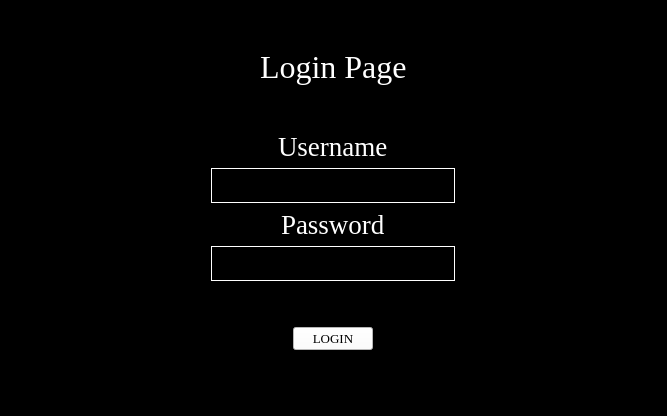
<?xml version="1.0" encoding="UTF-8"?>
<ui version="4.0">
 <class>MainWindow</class>
 <widget class="QMainWindow" name="MainWindow">
  <property name="geometry">
   <rect>
    <x>0</x>
    <y>0</y>
    <width>667</width>
    <height>416</height>
   </rect>
  </property>
  <property name="windowTitle">
   <string>MainWindow</string>
  </property>
  <property name="styleSheet">
   <string notr="true">background-color: rgb(0, 0, 0);</string>
  </property>
  <widget class="QWidget" name="centralwidget">
   <layout class="QVBoxLayout" name="verticalLayout">
    <item>
     <spacer name="verticalSpacer">
      <property name="orientation">
       <enum>Qt::Orientation::Vertical</enum>
      </property>
      <property name="sizeType">
       <enum>QSizePolicy::Policy::Fixed</enum>
      </property>
      <property name="sizeHint" stdset="0">
       <size>
        <width>20</width>
        <height>40</height>
       </size>
      </property>
     </spacer>
    </item>
    <item alignment="Qt::AlignmentFlag::AlignHCenter">
     <widget class="QLabel" name="titleText">
      <property name="font">
       <font>
        <family>Times New Roman</family>
        <pointsize>24</pointsize>
       </font>
      </property>
      <property name="styleSheet">
       <string notr="true">color: rgb(255, 255, 255);</string>
      </property>
      <property name="text">
       <string>Login Page</string>
      </property>
     </widget>
    </item>
    <item>
     <spacer name="verticalSpacer_3">
      <property name="orientation">
       <enum>Qt::Orientation::Vertical</enum>
      </property>
      <property name="sizeType">
       <enum>QSizePolicy::Policy::Fixed</enum>
      </property>
      <property name="sizeHint" stdset="0">
       <size>
        <width>20</width>
        <height>40</height>
       </size>
      </property>
     </spacer>
    </item>
    <item alignment="Qt::AlignmentFlag::AlignHCenter">
     <widget class="QLabel" name="usernameText">
      <property name="font">
       <font>
        <family>Times New Roman</family>
        <pointsize>20</pointsize>
       </font>
      </property>
      <property name="styleSheet">
       <string notr="true">color: rgb(255, 255, 255);</string>
      </property>
      <property name="text">
       <string>Username</string>
      </property>
     </widget>
    </item>
    <item alignment="Qt::AlignmentFlag::AlignHCenter">
     <widget class="QLineEdit" name="usernameInput">
      <property name="font">
       <font>
        <family>Times New Roman</family>
        <pointsize>20</pointsize>
       </font>
      </property>
      <property name="styleSheet">
       <string notr="true">QLineEdit {
    color: white;
    background-color: black;
    border: 1px solid white; 
} </string>
      </property>
     </widget>
    </item>
    <item alignment="Qt::AlignmentFlag::AlignHCenter">
     <widget class="QLabel" name="label">
      <property name="font">
       <font>
        <family>Times New Roman</family>
        <pointsize>20</pointsize>
       </font>
      </property>
      <property name="styleSheet">
       <string notr="true">color: rgb(255, 255, 255);</string>
      </property>
      <property name="text">
       <string>Password</string>
      </property>
     </widget>
    </item>
    <item alignment="Qt::AlignmentFlag::AlignHCenter">
     <widget class="QLineEdit" name="passwordInput">
      <property name="font">
       <font>
        <family>Times New Roman</family>
        <pointsize>20</pointsize>
       </font>
      </property>
      <property name="styleSheet">
       <string notr="true">QLineEdit {
    color: white;
    background-color: black;
    border: 1px solid white; 
} </string>
      </property>
      <property name="echoMode">
       <enum>QLineEdit::EchoMode::Password</enum>
      </property>
     </widget>
    </item>
    <item>
     <spacer name="verticalSpacer_4">
      <property name="orientation">
       <enum>Qt::Orientation::Vertical</enum>
      </property>
      <property name="sizeType">
       <enum>QSizePolicy::Policy::Fixed</enum>
      </property>
      <property name="sizeHint" stdset="0">
       <size>
        <width>20</width>
        <height>40</height>
       </size>
      </property>
     </spacer>
    </item>
    <item alignment="Qt::AlignmentFlag::AlignHCenter|Qt::AlignmentFlag::AlignBottom">
     <widget class="QPushButton" name="loginButton">
      <property name="font">
       <font>
        <family>Times New Roman</family>
        <pointsize>10</pointsize>
       </font>
      </property>
      <property name="styleSheet">
       <string notr="true">background-color: rgb(255, 255, 255);</string>
      </property>
      <property name="text">
       <string>LOGIN</string>
      </property>
     </widget>
    </item>
    <item>
     <spacer name="verticalSpacer_2">
      <property name="orientation">
       <enum>Qt::Orientation::Vertical</enum>
      </property>
      <property name="sizeHint" stdset="0">
       <size>
        <width>20</width>
        <height>40</height>
       </size>
      </property>
     </spacer>
    </item>
   </layout>
  </widget>
 </widget>
 <resources/>
 <connections/>
</ui>
